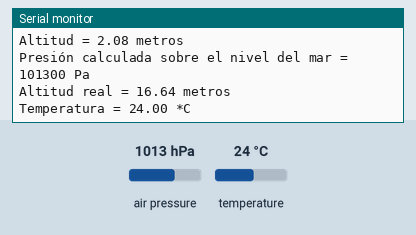
Recording of a sketch running on a simulated Arduino Uno, built with avr-gcc and run on an emulated ATmega328P. Shown: the last lines printed to the serial monitor. The test bench sets the inputs (shaded band); at power-on: air pressure 1013 hPa, temperature 24 °C.

Above: at 1.2 s.
1.3 s: air pressure set to 952 hPa
At 1.6 s:
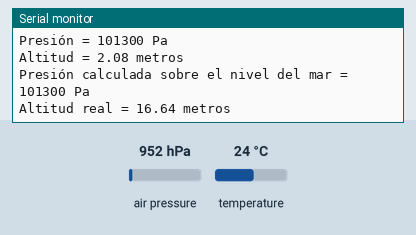
2.8 s: air pressure set to 1000 hPa
At 3.39 s:
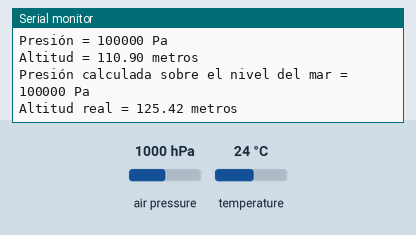
6.0 s: temperature set to 12 °C
7.5 s: air pressure set to 975 hPa
At 8.16 s:
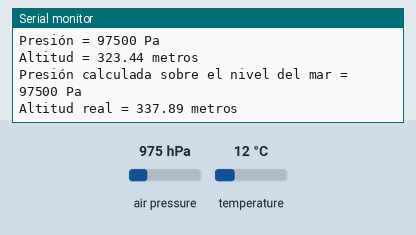
Timing chart, 0 to 10.5 s (numbered marks = the images above; inputs shaded):
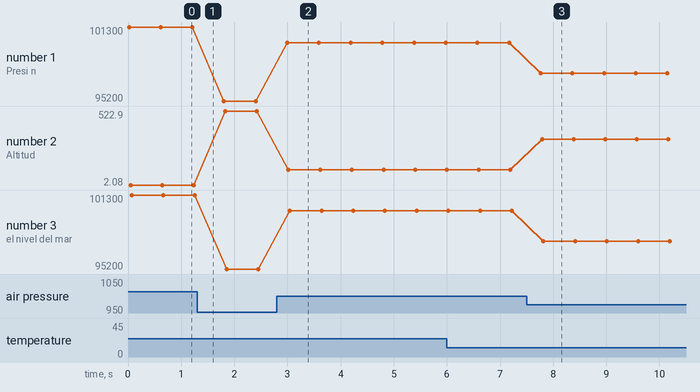

The sketch:

P2A0_11_BAROMETRO_BMP180.ino
```cpp
#include <Adafruit_BMP085.h>


#include <Adafruit_BusIO_Register.h>
#include <Adafruit_I2CDevice.h>
#include <Adafruit_I2CRegister.h>
#include <Adafruit_SPIDevice.h>


//conectar VCC a 3.3V
//conectar GND a Ground
//conectar SCL  a i2c clock - en Analog 5
//conectar SDA a i2c data - en Aanalog 4
//EOC no es usado
//XCLR es el pin de reset

Adafruit_BMP085 bmp;

void setup() {
  Serial.begin(9600);
  if(!bmp.begin()){
    Serial.println("No se encontró el sentor BMP180, revise sus conexiones!");
    while(1){}
  }
}

void loop() {
  Serial.print("Temperatura = ");
  Serial.print(bmp.readTemperature());
  Serial.println(" *C");

  Serial.print("Presión = ");
  Serial.print(bmp.readPressure());
  Serial.println(" Pa");

  //Calcula la altitud
  Serial.print("Altitud = ");
  Serial.print(bmp.readAltitude());
  Serial.println(" metros");

  Serial.print("Presión calculada sobre el nivel del mar = ");
  Serial.print(bmp.readSealevelPressure());
  Serial.println(" Pa");

  //
  Serial.print("Altitud real = ");
  Serial.print(bmp.readAltitude(101500));
  Serial.println(" metros");

  Serial.println();
  delay(500);

}
```

Measured:
- after the input at 2.8 s, the serial monitor: prints a new line after 0.20 s (image 2)
- after the input at 7.5 s, the serial monitor: prints a new line after 0.27 s (image 3)
- plotted number 1: 101300 → 95200 after the input at 1.3 s, 95200 → 100000 after the input at 2.8 s, 100000 → 97500 after the input at 7.5 s
- plotted number 2: 2.08 → 522.9 after the input at 1.3 s, 522.9 → 110.9 after the input at 2.8 s, 110.9 → 323.44 after the input at 7.5 s
- plotted number 3: 101300 → 95200 after the input at 1.3 s, 95200 → 100000 after the input at 2.8 s, 100000 → 97500 after the input at 7.5 s
